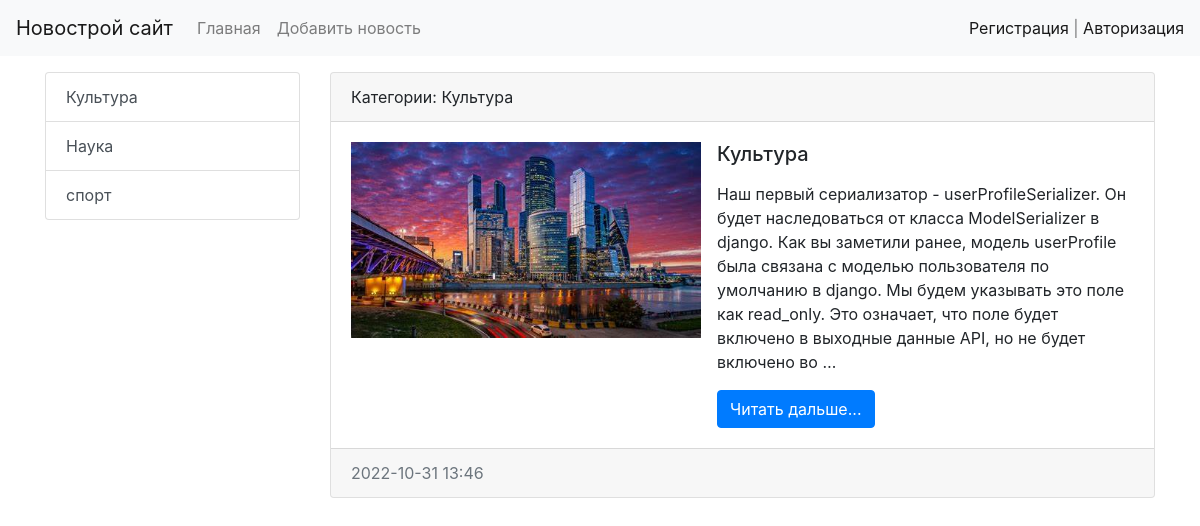
Page /category/1/ on the committed database.
### news/models.py (models this page shows, shortened)
class Category(models.Model):
    title = models.CharField(max_length=150, db_index=True, verbose_name='Наименование категории')
    def __str__(self):
        return self.title
    class Meta:
        verbose_name = 'Категория'
        verbose_name_plural = 'Категории'
        ordering = ['title']

class News(models.Model):
    title = models.CharField(max_length=150,verbose_name='Наименование')
    content = models.TextField(blank=True, verbose_name='контент')
    created_at = models.DateTimeField(auto_now_add=True, verbose_name='Опубликованы')
    updated_at = models.DateTimeField(auto_now=True, verbose_name='Обновлено')
    photo = models.ImageField(upload_to='photos/%Y/%m/%d', verbose_name='Фото', blank=True)
    is_published = models.BooleanField(default=True, verbose_name='Опубликованы')
    category = models.ForeignKey('Category', on_delete=models.PROTECT, null=True, verbose_name='Категория')
    class Meta:
        verbose_name = 'Новость'
        verbose_name_plural = 'Новости'
        ordering = ['-created_at']

### news/views.py (the view)
# urls.py: path('category/<int:category_id>/', get_category, name='category'),
def get_category(request, category_id):
    news = News.objects.filter(category_id=category_id)
    category = Category.objects.get(pk=category_id)
    return render(request, 'news/category.html', {'news': news, 'category': category})

### news/templatetags/news_tags.py (called while the page is built)
@register.simple_tag()
def get_categories():
    return Category.objects.all()

### news/templates/news/category.html (shortened to what this page needs)
{% extends 'base.html' %}
{% block sidebar %}
{% include 'inc/_sidebar.html' %}
{% endblock %}
{% block content %}
{% for item in news %}
<div class="card mb-3">
  <div class="card-header">
    Категории: {{ item.category }}
  </div>
  <div class="card-body">
    <div class="media">
      {% if item.photo %}
      <img src="{{ item.photo.url }}" alt="" width="350" class="mr-3">
      {% else %}
      <img src="https://picsum.photos/id/1060/350/235/?blur=2" alt="" class="mr-3">
      {% endif %}
      <div class="media-body">
        <h5 class="card-title">{{ item.title }}</h5>
        <p class="card-text">{{ item.content|safe|linebreaks|truncatewords:50 }}</p>
        <a href="#" class="btn btn-primary">Читать дальше...</a>
      </div>
    </div>
  </div>
  <div class="card-footer text-muted">
    {{ item.created_at|date:"Y-m-d H:i" }}
  </div>
</div>
{% endfor %}
{% endblock %}

### templates/inc/_sidebar.html
{% load news_tags %}
<div class="list-group">
  {% get_categories as categories %}
  {% for item in categories %}
  <a href="{% url 'category' item.pk %}" class="list-group-item list-group-item-action">{{ item.title}}</a>
  {% endfor %}
</div>

### rows in the picture
Category: title "Культура"
Category: title "Наука"
Category: title "спорт"
News: category "Культура", photo (picture), title "Культура", content "Наш первый сериализатор - userProfileSerializer. Он будет наследоваться от класса ModelSerializer в django. Как вы заметили ранее, модель userProfile была связана с моделью пользователя по умолчанию в django. Мы будем указывать это поле как read_only. Это означает, что поле будет включено в выходные данные API, но не будет включено во …", created_at "2022-10-31 13:46"
